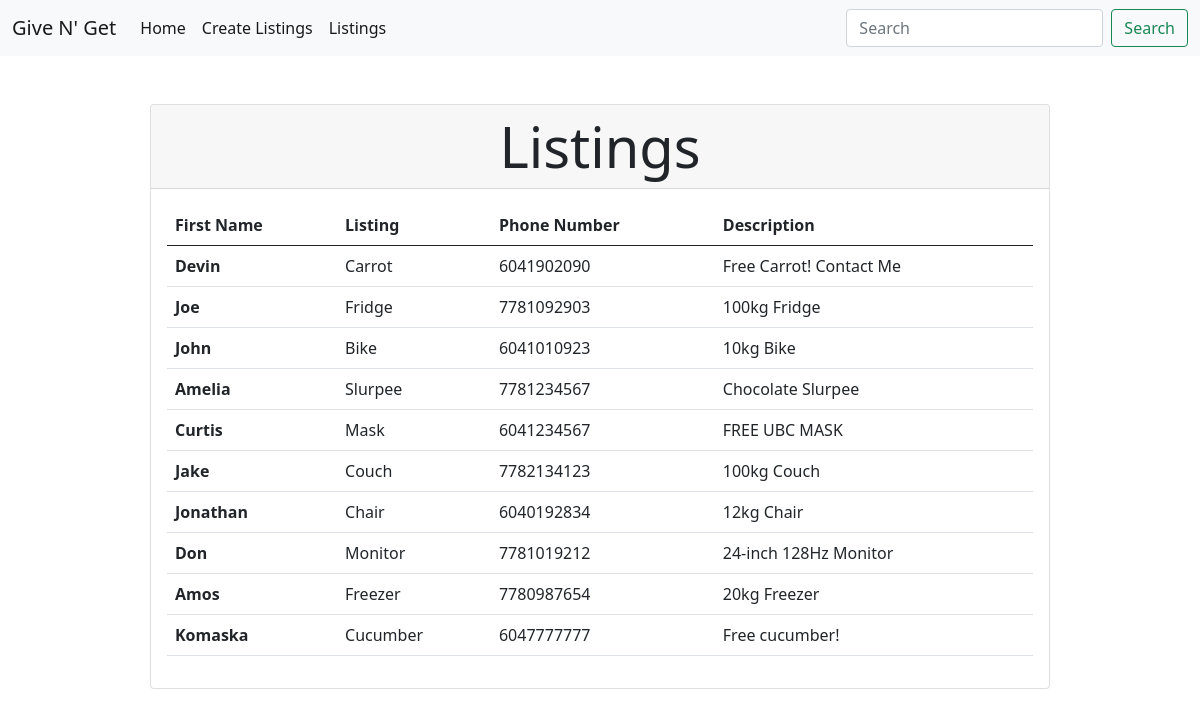
Before: /tabular_listings with the older database file.
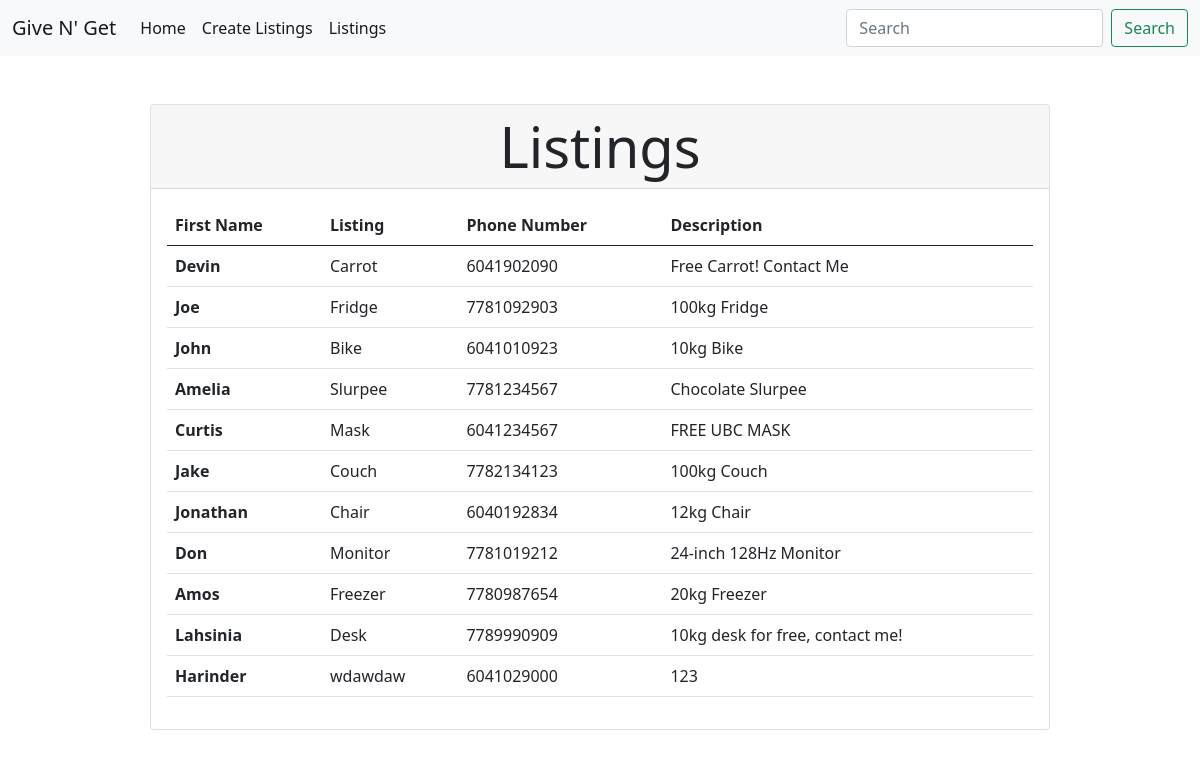
After: the same page with the newer database file.
### website/models.py (models this page shows, shortened)
class User(db.Model):
	phone_number = db.Column(db.String(10), primary_key=True)
	first_name = db.Column(db.String(26), nullable=False)
	last_name = db.Column(db.String(26), nullable=False)
	email = db.Column(db.String(320), nullable=False)

### website/views.py (the view)
@views.route("/tabular_listings")
def listings():
    users = User.query.all()
    context = {
        "users": users
    }
    return render_template("/table.html", context=context)

### website/templates/table.html
{% extends "base.html" %}
{% block content %}
    <div class="card mx-auto w-75 my-5">
            <h1 class="card-header card-title text-center display-4">Listings</h1>
            <div class="card-body">
                <table class="table table-hover table-responsive">
                <thead>
                    <tr>
                    <th scope="col">First Name</th>
                    <th scope="col">Listing</th>
                    <th scope="col">Phone Number</th>
                    <th scope="col">Description</th>
                    </tr>
                </thead>
                <tbody>
                    {% for user in context.users %}
                        <tr>
                            <th scope="row">{{user.first_name}}</th>
                            <td>{{user.last_name}}</td>
                            <td>{{user.phone_number}}</td>
                            <td>{{user.email}}</td>
                        </tr>
                    {% endfor %}
                </tbody>
                </table>
            </div>
        </div>
{% endblock %}

Changed rows visible on the page:
removed User: first_name "Komaska", last_name "Cucumber", phone_number "6047777777", email "Free cucumber!"
added User: first_name "Lahsinia", last_name "Desk", phone_number "7789990909", email "10kg desk for free, contact me!"
added User: first_name "Harinder", last_name "wdawdaw", phone_number "6041029000", email "123"
